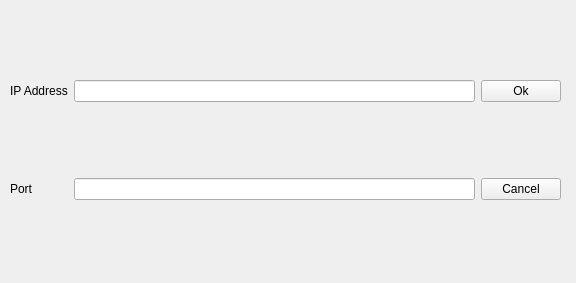
<?xml version="1.0" encoding="UTF-8"?>
<ui version="4.0">
 <class>connect_session</class>
 <widget class="QWidget" name="connect_session">
  <property name="geometry">
   <rect>
    <x>0</x>
    <y>0</y>
    <width>576</width>
    <height>283</height>
   </rect>
  </property>
  <property name="windowTitle">
   <string>Form</string>
  </property>
  <widget class="QWidget" name="gridLayoutWidget">
   <property name="geometry">
    <rect>
     <x>10</x>
     <y>10</y>
     <width>551</width>
     <height>261</height>
    </rect>
   </property>
   <layout class="QGridLayout" name="gridLayout">
    <item row="2" column="0">
     <widget class="QLabel" name="port_lbl">
      <property name="text">
       <string>Port</string>
      </property>
     </widget>
    </item>
    <item row="2" column="1">
     <widget class="QLineEdit" name="port_txt"/>
    </item>
    <item row="0" column="1">
     <widget class="QLineEdit" name="ip_txt"/>
    </item>
    <item row="0" column="0">
     <widget class="QLabel" name="ip_lbl">
      <property name="text">
       <string>IP Address</string>
      </property>
     </widget>
    </item>
    <item row="0" column="2">
     <widget class="QPushButton" name="ok_btn">
      <property name="text">
       <string>Ok</string>
      </property>
     </widget>
    </item>
    <item row="2" column="2">
     <widget class="QPushButton" name="cancel_btn">
      <property name="text">
       <string>Cancel</string>
      </property>
     </widget>
    </item>
   </layout>
  </widget>
 </widget>
 <resources/>
 <connections/>
</ui>
